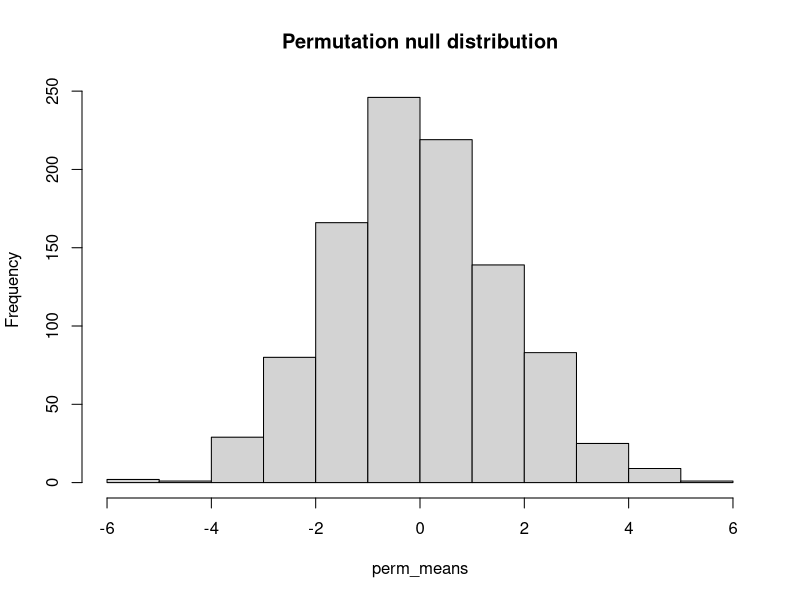

Write the R code that produced this figure.
## ---- chunk 1
knitr::opts_chunk$set(eval=F, echo=F)
## ---- chunk 2
library(survival)
data(pbc)
## ---- chunk 3
swtest <- shapiro.test(pbc$age)
swtest$p.value
## ---- chunk 4
p0 = 0.508
ptest <- prop.test(x = sum(pbc$sex=='f'),
                               n = nrow(pbc),
                               p = p0)
ptest.alternative <- prop.test(x = rev(table(pbc$sex)), p=p0)
# Note, we have to reverse the order, since the table tabulates males first, but we need females first
ptest$p.value
ptest.alternative$p.value
## ---- chunk 5
ttest <- t.test(pbc$chol[pbc$sex=='m'], pbc$chol[pbc$sex=='f'])
ttest1 <- t.test(chol ~ sex, data=pbc)
ttest$p.value
ttest1$p.value
## ---- chunk 6
wtest <- wilcox.test(pbc$chol[pbc$sex=='m'], pbc$chol[pbc$sex=='f'])
wtest1 <- wilcox.test(chol ~ sex, data=pbc)
wtest$p.value
wtest1$p.value
## ---- chunk 7
tab1 <- table(pbc[,c('sex','stage')])
chitst <- chisq.test(tab1)
fishertst <- fisher.test(tab1)
chitst$p.value
fishertst$p.value
## ---- chunk 8
cortst <- cor.test(pbc$albumin, pbc$chol)
cortst1 <- cor.test(~ albumin + chol, data=pbc)
cortst$p.value
cortst1$p.value
## ---- chunk 9
cortst <- cor.test(~age +chol, data=pbc)
cortst1 <- cor.test(pbc$age, pbc$chol)
cortst$p.value
cortst1$p.value
## ---- chunk 10
library(survival)
data(pbc)
ttst <- t.test(age ~ sex, data=pbc)
ttst$p.value
## ---- chunk 11
if(!('broom' %in% installed.packages()[,'Package'])){
  install.packages('broom')
}
library(broom)
tidy(ttst)
## ---- chunk 12
obs_difference <-  mean(pbc$age[pbc$sex=='m']) - mean(pbc$age[pbc$sex=='f'])
n <- nrow(pbc)
n_males <- sum(pbc$sex=='m')
combined_data <- pbc$age
perm_means <- rep(0,1000) # initialize storage of permuation null distribution
set.seed(12) # set seed for the random numbers
for(i in 1:1000){ # 100 interations to generate the null distribution
  index_male <- sample(1:n, size=n_males, replace = FALSE) # which elemnts are deemed male under H0
  index_female <- setdiff(1:n, index_male) # which elements are deemed female under H0
  perm_means[i] = mean(pbc$age[index_male])-mean(pbc$age[index_female])
}
hist(perm_means, main = 'Permutation null distribution')
p_value = mean(abs(perm_means) > abs(obs_difference)) # Two-sided alternative
print(p_value)

## ---- chunk 13
if(!('coin' %in% installed.packages()[,'Package'])){
  install.packages('coin')
}
library(coin)
# Permutation test based on 1000 samples
wilcox_test(age ~ sex, data=pbc, distribution=approximate(B=1000))
